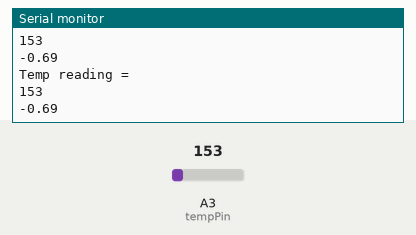
This sketch was run on a simulated Arduino Uno, built with avr-gcc and run on an emulated ATmega328P. On the bench: the last lines printed to the serial monitor. The inputs (shaded band) are chosen by the test bench; at power-on: A3 (tempPin) = 153.

Above: at 1.8 s.
1.9 s: A3 (tempPin) set to 165
At 2.8 s:
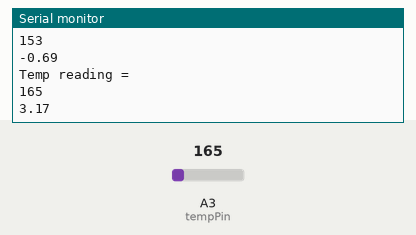
3.4 s: A3 (tempPin) set to 175
At 4.7 s:
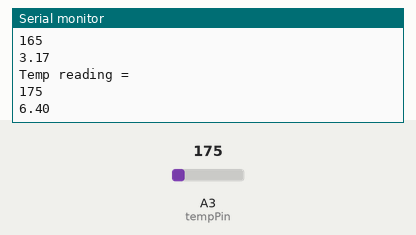
Timing chart, 0 to 6.4 s (numbered marks = the images above; inputs shaded):
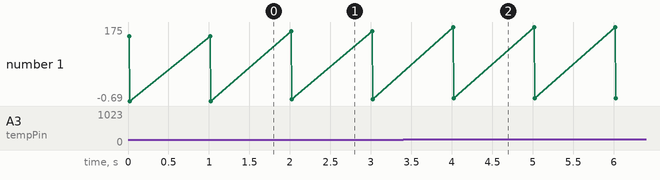

Measured:
- after the input at 1.9 s, the serial monitor: prints a new line after 0.12 s (image 1)
- after the input at 3.4 s, the serial monitor: prints a new line after 0.62 s (image 2)
- plotted number 1: -0.69 → 3.17 after the input at 1.9 s, 3.17 → 6.4 after the input at 3.4 s

The sketch:

temperature_template.ino
```cpp
#define aref_voltage 3.3         // we tie 3.3V to ARef and measure it with a multimeter!


//TMP36 Pin Variables
int tempPin = 3;        //the analog pin the TMP36's Vout (sense) pin is connected to
                        //the resolution is 10 mV / degree centigrade with a
                        //500 mV offset to allow for negative temperatures
int tempReading;        // the analog reading from the sensor
int delay_temperature = 1000; //ms

void setup(void) {
  // We'll send debugging information via the Serial monitor
  Serial.begin(9600);

  // If you want to set the aref to something other than 5v
  analogReference(EXTERNAL);
}


void loop(void) {

  tempReading = analogRead(tempPin);

  Serial.println("Temp reading = ");
  Serial.println(tempReading);     // the raw analog reading

  // converting that reading to voltage, which is based off the reference voltage
  float voltage = tempReading * aref_voltage;
  voltage /= 1024.0;

  // print out the voltage
  //Serial.print(" - ");
  //Serial.print(voltage); Serial.println(" volts");

  // now print out the temperature
  float temperature_C = (voltage - 0.5) * 100 ;  //converting from 10 mv per degree wit 500 mV offset
                                               //to degrees ((volatge - 500mV) times 100)
  Serial.println(temperature_C); //Serial.println(" degrees C");

  delay(delay_temperature);
}
```
